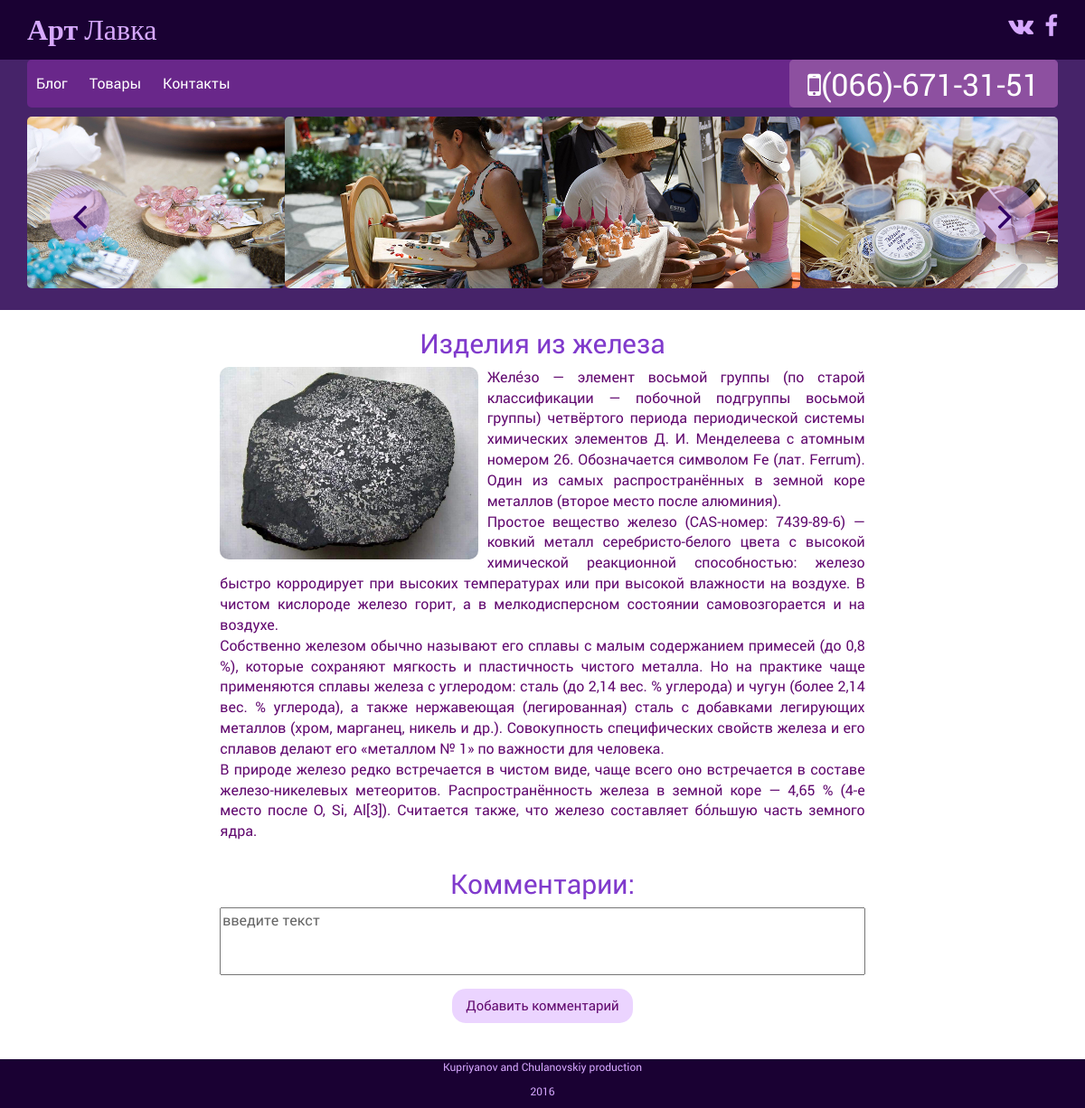
/articles/get/2/, run on the app's committed database.
### wood/models.py (models this page shows, shortened)
class Article(models.Model):
    title = models.CharField(max_length=200)
    image = models.ImageField(upload_to='img/blog', default=None)
    text = models.TextField()

### wood/views.py (the view)
# urls.py: url(r'^articles/get/(?P<article_id>[0-9]+)/$', views.single_article, name='single_article'),
def single_article(request, article_id):
    comment_form = CommentForm
    args = {}
    args.update(csrf(request))
    args['article'] = Article.objects.get(id=article_id)
    args['comments'] = Comment.objects.filter(comments_article_id=article_id)
    args['form'] = comment_form
    return render_to_response('wood/article.html', args)

### wood/templates/wood/article.html (shortened to what this page needs)
{% extends 'wood/base.html' %}
{% block content %}
    <div class="col-md-12">
        <div class="single_art">
            <div class="col-md-8 col-md-offset-2">
            <div class="row">
                <h2>{{ article.title }}</h2>
                <img src="{{ article.image.url }}">
                <p class="art_text">{{ article.text|linebreaksbr }}</p>
            </div>
            </div>
            <div class="col-md-8 col-md-offset-2">
            <div class="row">
                <h2>Комментарии:</h2>
                <div class="text-center">
                    <form action="/articles/addcomment/{{ article.id }}/" method="post">
                        {{ form.as_p }}
                        <div class="input_button text-center">
                            <input type="submit" class="button" value="Добавить комментарий">
                        </div>
                    </form>
                </div>
                </div>
            </div>
        </div>
    </div>
{% endblock %}

### wood/static/wood/css/main.css (style rules this page uses)
body { font-family: "RobotoRegular", sans-serif; font-size: 16px; }
h2, h3 { color: #803acc; font-family: 'RobotoRegular', sans-serif; }
.button { background-color: rgba(215, 169, 255, 0.5); border: none; border-radius: 15px; padding: 8px 15px; margin-bottom: 40px; text-align: center; text-decoration: none; display: inline-block; font-size: 15px; }
.single_art { text-align: center; padding:0 50px; color: rgb(98, 10, 112); }
.single_art form { text-align: left; }
.single_art img { float: left; max-width:40%; margin-right: 10px; border-radius: 10px; }
.art_text { text-align: justify; }
.input_button { width: 100%; }
.text-center { text-align: center; }

### data on the page
Article: title "Изделия из железа", image (picture), text "Желе́зо — элемент восьмой группы (по старой классификации — побочной подгруппы восьмой группы) четвёртого периода периодической системы химических элементов Д. И. Менделеева с атомным номером 26. Обозначается символом Fe (лат. Ferrum). Один из самых распространённых в земной коре металлов (второе место после алюминия). Простое вещество железо (CAS-номер: 7439-89-6) — ковкий металл серебристо-белого цвета с высокой химической реакционной способностью: железо быстро корродирует при высоких температурах или при высокой влажности на воздухе. В чистом кислороде железо горит, а в мелкодисперсном состоянии самовозгорается и на воздухе. Собственно железом обычно называют его сплавы с малым…"
